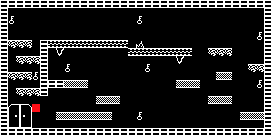

Tiled map render using the project's own tile images. Description and the whole map definition, tile-layer contents included, below:
An orthogonal 34x17 tile map with 8x8 px tiles, 1 tile layer (Tile Layer 1) and 4 objects (2x 0).

<map version="1.0" orientation="orthogonal" renderorder="right-down" width="34" height="17" tilewidth="8" tileheight="8" nextobjectid="21">
 <properties>
  <property name="color1" value="33" />
  <property name="color2" value="27" />
  <property name="name" value="BEGINNING" />
  <property name="upsidedown" value="0" />
 </properties>
 <tileset firstgid="1" name="Tileset" tilewidth="8" tileheight="8">
  <image source="tileset.png" width="160" height="64" />
 </tileset>
 <layer name="Tile Layer 1" width="34" height="17">
  <properties>
   <property name="texture" value="tileset" />
  </properties>
  <data encoding="csv">
1,1,1,1,1,1,1,1,1,1,1,1,1,1,1,1,1,1,1,1,1,1,1,1,1,1,1,1,1,1,1,1,1,1,
1,0,0,0,0,0,0,0,0,0,0,0,0,0,0,0,0,0,0,0,0,0,0,0,0,0,0,0,0,0,0,0,0,1,
1,6,0,0,0,0,0,0,0,0,0,0,0,0,0,0,0,6,0,0,0,0,0,0,0,0,0,0,0,0,0,0,0,1,
1,0,0,0,0,0,0,0,0,0,0,0,0,0,0,0,0,0,0,0,0,0,0,0,0,0,0,0,0,0,0,0,0,1,
1,0,0,0,0,0,0,0,0,0,0,0,0,0,0,0,0,0,0,0,0,0,0,0,0,0,0,0,0,0,0,0,6,1,
1,3,3,3,0,1,4,4,4,4,4,4,4,4,4,4,0,7,0,0,0,0,0,0,0,0,0,0,0,0,0,0,0,1,
1,0,0,0,0,1,0,8,0,0,0,0,0,0,0,0,4,4,4,4,4,4,4,4,0,0,3,3,3,0,0,0,0,1,
1,0,3,3,3,1,0,0,0,0,0,0,0,0,0,0,0,0,0,0,0,0,8,0,0,0,0,0,0,0,0,0,0,1,
1,0,0,0,0,1,0,0,6,0,0,0,0,0,0,0,0,0,6,0,0,0,0,0,0,0,0,0,0,0,0,3,3,1,
1,3,3,3,6,1,0,0,0,0,0,0,0,0,0,0,0,0,0,0,0,0,0,0,0,0,0,2,2,0,0,0,0,1,
1,0,0,0,0,1,1,1,2,2,2,0,0,0,0,0,0,0,0,0,0,0,2,2,2,0,0,0,0,0,0,0,6,1,
1,0,3,3,3,1,0,0,0,0,0,0,0,0,0,0,0,0,0,0,0,0,0,0,0,0,0,0,0,0,0,0,0,1,
1,0,0,0,0,0,0,0,0,0,0,0,2,2,2,0,0,0,0,0,0,0,0,0,0,0,2,2,2,0,0,0,0,1,
1,9,10,11,20,0,0,0,0,0,0,0,0,0,0,0,0,0,0,0,0,0,0,0,0,0,0,0,0,0,0,0,0,1,
1,12,13,14,0,0,0,2,2,2,2,2,2,2,0,0,0,6,0,0,0,0,0,0,0,0,0,0,0,0,2,2,2,1,
1,15,16,35,0,0,0,0,0,0,0,0,0,0,0,0,0,0,0,0,0,0,0,0,0,0,0,0,0,0,0,0,0,1,
1,1,1,1,1,1,1,1,1,1,1,1,1,1,1,1,1,1,1,1,1,1,1,1,1,1,1,1,1,1,1,1,1,1
</data>
 </layer>
 <objectgroup name="Small enemies layer">
  <properties>
   <property name="_type" value="1" />
   <property name="size" value="16" />
   <property name="speedx" value="25" />
   <property name="speedy" value="0" />
   <property name="texture" value="enemies_12x12" />
  </properties>
  <object id="1" x="64" y="120">
   <properties>
    <property name="blink" value="0" />
    <property name="blinktime" value="2000" />
    <property name="guardian" value="0" />
   </properties>
   <polyline points="56,0 -16,0" />
  </object>
  <object id="13" x="176" y="120">
   <properties>
    <property name="blink" value="0" />
    <property name="blinktime" value="2000" />
    <property name="guardian" value="0" />
   </properties>
   <polyline points="56,0 -16,0" />
  </object>
 </objectgroup>
 <objectgroup name="Emiter layer">
  <properties>
   <property name="_type" value="2" />
   <property name="size" value="5" />
   <property name="speed" value="25" />
   <property name="texture" value="enemies_5x5" />
  </properties>
  <object id="15" type="0" x="88" y="40">
   <properties>
    <property name="delay" value="1200" />
    <property name="offset" value="600" />
   </properties>
   <polyline points="0,0 0,-32" />
  </object>
  <object id="16" type="0" x="56" y="40">
   <properties>
    <property name="delay" value="1200" />
    <property name="offset" value="1200" />
   </properties>
   <polyline points="0,0 0,-32" />
  </object>
 </objectgroup>
</map>
